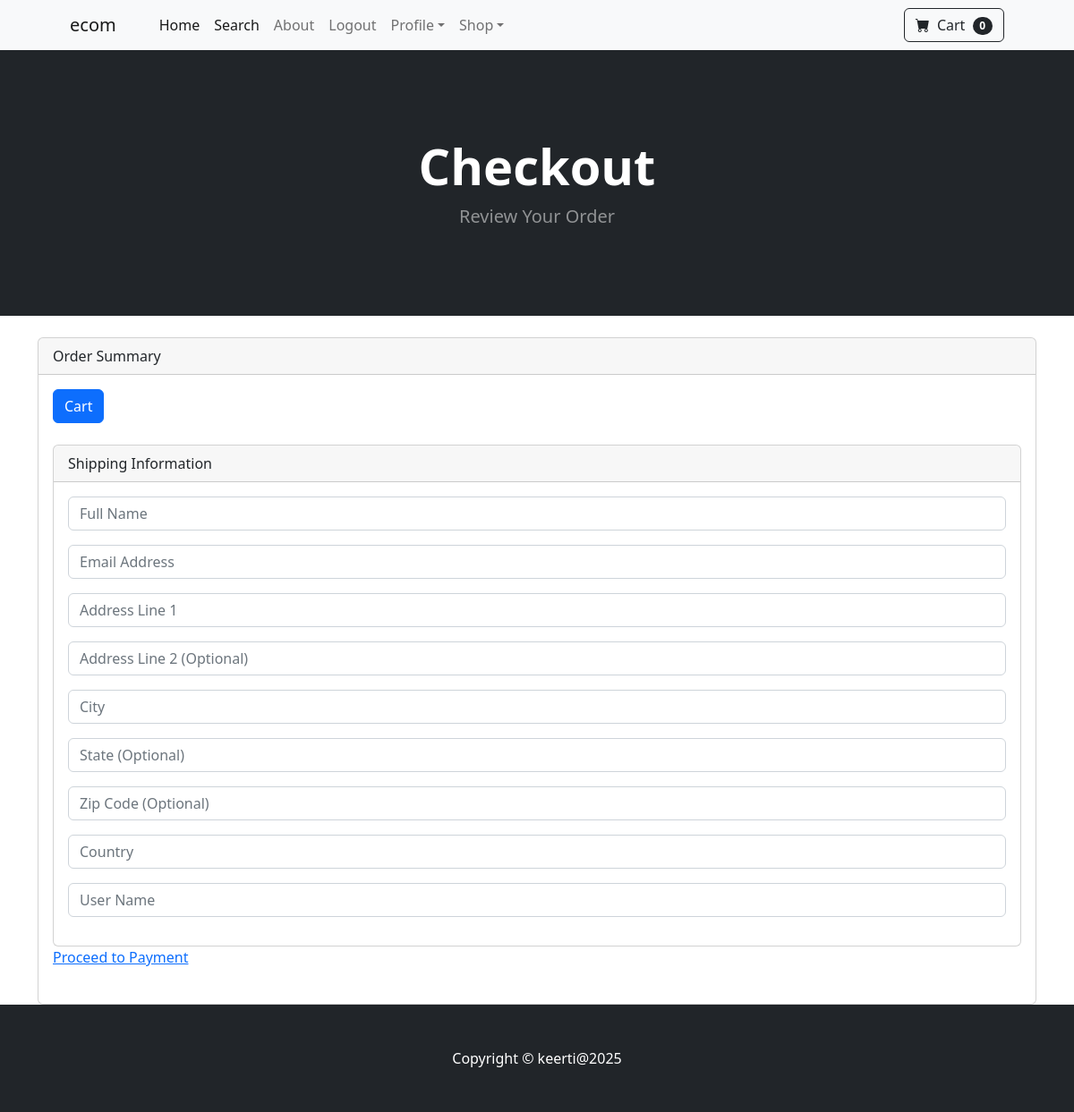
Page /payment/checkout (signed in) on the earlier database version.
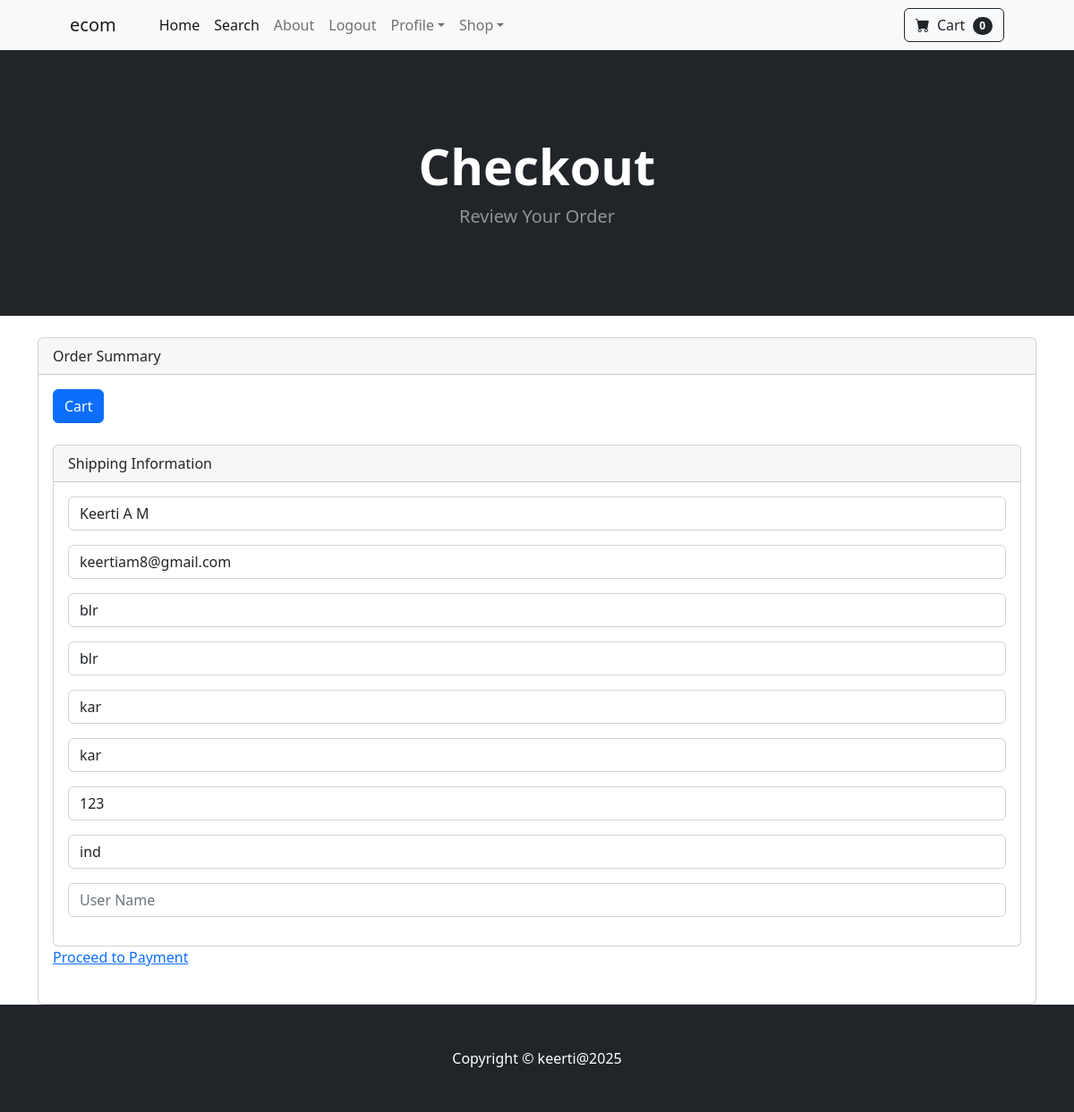
Same page on the later database version.
### payment/models.py (models this page shows, shortened)
class ShippingAddress(models.Model):
    user = models.ForeignKey(User, on_delete=models.CASCADE, null=True, blank=True)
    full_name = models.CharField(max_length=255)
    email = models.EmailField(max_length=255)
    address_line1 = models.CharField(max_length=255)
    address_line2 = models.CharField(max_length=255, blank=True)
    city = models.CharField(max_length=100)
    state = models.CharField(max_length=100, blank=True)
    zipcode = models.CharField(max_length=20,blank=True)
    country = models.CharField(max_length=100)
    class Meta:
        verbose_name_plural = "Shipping Addresses"

### payment/views.py (the view)
# urls.py: path('checkout', views.checkout, name='checkout'),
def checkout(request):
    cart = Cart(request)
    cart_products = cart.get_prods()
    quantities = cart.get_quants()
    totals = cart.cart_total()
    if request.user.is_authenticated:
        try:
            shipping_user = ShippingAddress.objects.get(user__id=request.user.id)
            shipping_form = ShippingForm(request.POST or None, instance=shipping_user)
        except ShippingAddress.DoesNotExist:
            shipping_form = ShippingForm(request.POST or None)
        return render(request, 'payment/checkout.html', {'cart_products': cart_products, 'quantities': quantities, 'totals': totals, 'shipping_form': shipping_form})
    else:
        shipping_form = ShippingForm(request.POST or None)
        return render(request, 'payment/checkout.html', {'cart_products': cart_products, 'quantities': quantities, 'totals': totals, 'shipping_form': shipping_form})

### cart/cart.py (called while the page is built, shortened)
    def cart_total(self):
        product_ids = self.cart.keys()
        products = Product.objects.filter(id__in=product_ids)
        quantities = self.cart
        total = 0
        return total

    def get_prods(self):
        product_ids = self.cart.keys()
        products = Product.objects.filter(id__in=product_ids)
        return products

    def __len__(self):
        return len(self.cart)

    def get_quants(self):
        quantities = self.cart
        return quantities

### cart/context_processors.py (called while the page is built)
def cart_length(request):
    cart = Cart(request)
    return {'cart_length': cart.__len__()}

### payment/templates/payment/checkout.html (shortened to what this page needs)
{% extends 'base.html' %}
{% block content %}
        <header class="bg-dark py-5">
            <div class="container px-4 px-lg-5 my-5">
                <div class="text-center text-white">
                    <h1 class="display-4 fw-bolder">Checkout</h1>
                    <p class="lead fw-normal text-white-50 mb-0">Review Your Order</p>
                </div>
            </div>
        </header>
        <br/>
        <div class="container">
            <div class="card">
  <div class="card-header">
    Order Summary
  </div>
  <div class="card-body">
    <a href="{% url 'cart:cart' %}" class="btn btn-primary">Cart</a>
     <br/><br/>
     <div class="card">
  <div class="card-header">
    Shipping Information
  </div>
  <div class="card-body">
    {{shipping_form.as_p}}
  </div>
</div>
<a href="#" class=""btn btn-success mt-3">Proceed to Payment</a>
<br/><br/>
  </div>
</div>
        </div>
{% endblock %}

Differences in the rows shown:
added ShippingAddress: full_name "Keerti A M", email "keertiam8@gmail.com", address_line1 "blr", address_line2 "blr", city "kar", state "kar", zipcode "123", country "ind"
